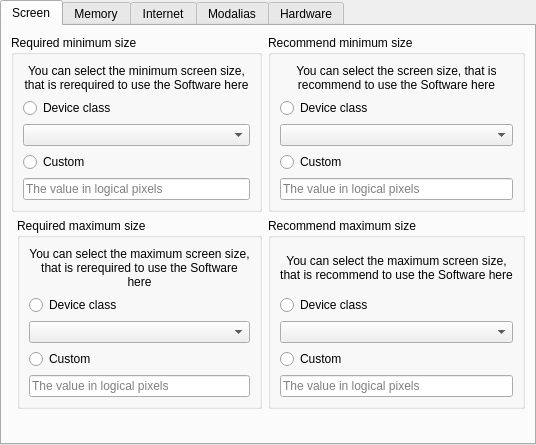
<?xml version="1.0" encoding="UTF-8"?>
<ui version="4.0">
 <class>RelationsWidget</class>
 <widget class="QWidget" name="RelationsWidget">
  <property name="geometry">
   <rect>
    <x>0</x>
    <y>0</y>
    <width>536</width>
    <height>445</height>
   </rect>
  </property>
  <property name="windowTitle">
   <string notr="true">RelationsWidget</string>
  </property>
  <layout class="QVBoxLayout" name="verticalLayout">
   <property name="leftMargin">
    <number>0</number>
   </property>
   <property name="topMargin">
    <number>0</number>
   </property>
   <property name="rightMargin">
    <number>0</number>
   </property>
   <property name="bottomMargin">
    <number>0</number>
   </property>
   <item>
    <widget class="QTabWidget" name="main_tab_widget">
     <property name="currentIndex">
      <number>0</number>
     </property>
     <widget class="QWidget" name="tab">
      <attribute name="title">
       <string>Screen</string>
      </attribute>
      <layout class="QGridLayout" name="gridLayout">
       <item row="3" column="1">
        <widget class="QGroupBox" name="groupBox_2">
         <property name="title">
          <string>Required maximum size</string>
         </property>
         <layout class="QVBoxLayout" name="verticalLayout_3">
          <item>
           <widget class="QLabel" name="label_2">
            <property name="text">
             <string>You can select the maximum screen size, that is rerequired to use the Software here</string>
            </property>
            <property name="alignment">
             <set>Qt::AlignCenter</set>
            </property>
            <property name="wordWrap">
             <bool>true</bool>
            </property>
           </widget>
          </item>
          <item>
           <widget class="QRadioButton" name="rad_screen_device_class_le_requires">
            <property name="text">
             <string>Device class</string>
            </property>
           </widget>
          </item>
          <item>
           <widget class="QComboBox" name="box_screen_device_class_le_requires"/>
          </item>
          <item>
           <widget class="QRadioButton" name="rad_screen_custom_le_requires">
            <property name="text">
             <string>Custom</string>
            </property>
           </widget>
          </item>
          <item>
           <widget class="QLineEdit" name="edit_screen_custom_le_requires">
            <property name="placeholderText">
             <string>The value in logical pixels</string>
            </property>
           </widget>
          </item>
         </layout>
        </widget>
       </item>
       <item row="3" column="2">
        <widget class="QGroupBox" name="groupBox_3">
         <property name="title">
          <string>Recommend maximum size</string>
         </property>
         <layout class="QVBoxLayout" name="verticalLayout_4">
          <item>
           <widget class="QLabel" name="label_3">
            <property name="text">
             <string>You can select the maximum screen size, that is recommend to use the Software here</string>
            </property>
            <property name="alignment">
             <set>Qt::AlignCenter</set>
            </property>
            <property name="wordWrap">
             <bool>true</bool>
            </property>
           </widget>
          </item>
          <item>
           <widget class="QRadioButton" name="rad_screen_device_class_le_recommends">
            <property name="text">
             <string>Device class</string>
            </property>
           </widget>
          </item>
          <item>
           <widget class="QComboBox" name="box_screen_device_class_le_recommends"/>
          </item>
          <item>
           <widget class="QRadioButton" name="rad_screen_custom_le_recommends">
            <property name="text">
             <string>Custom</string>
            </property>
           </widget>
          </item>
          <item>
           <widget class="QLineEdit" name="edit_screen_custom_le_recommends">
            <property name="placeholderText">
             <string>The value in logical pixels</string>
            </property>
           </widget>
          </item>
         </layout>
        </widget>
       </item>
       <item row="0" column="2">
        <widget class="QGroupBox" name="groupBox_4">
         <property name="title">
          <string>Recommend minimum size</string>
         </property>
         <layout class="QVBoxLayout" name="verticalLayout_5">
          <item>
           <widget class="QLabel" name="label_4">
            <property name="text">
             <string>You can select the screen size, that is recommend to use the Software here</string>
            </property>
            <property name="alignment">
             <set>Qt::AlignCenter</set>
            </property>
            <property name="wordWrap">
             <bool>true</bool>
            </property>
           </widget>
          </item>
          <item>
           <widget class="QRadioButton" name="rad_screen_device_class_ge_recommends">
            <property name="text">
             <string>Device class</string>
            </property>
           </widget>
          </item>
          <item>
           <widget class="QComboBox" name="box_screen_device_class_ge_recommends"/>
          </item>
          <item>
           <widget class="QRadioButton" name="rad_screen_custom_ge_recommends">
            <property name="text">
             <string>Custom</string>
            </property>
           </widget>
          </item>
          <item>
           <widget class="QLineEdit" name="edit_screen_custom_ge_recommends">
            <property name="placeholderText">
             <string>The value in logical pixels</string>
            </property>
           </widget>
          </item>
         </layout>
        </widget>
       </item>
       <item row="0" column="0" colspan="2">
        <widget class="QGroupBox" name="groupBox">
         <property name="title">
          <string>Required minimum size</string>
         </property>
         <layout class="QVBoxLayout" name="verticalLayout_2">
          <item>
           <widget class="QLabel" name="label">
            <property name="text">
             <string>You can select the minimum screen size, that is rerequired to use the Software here</string>
            </property>
            <property name="alignment">
             <set>Qt::AlignCenter</set>
            </property>
            <property name="wordWrap">
             <bool>true</bool>
            </property>
           </widget>
          </item>
          <item>
           <widget class="QRadioButton" name="rad_screen_device_class_ge_requires">
            <property name="text">
             <string>Device class</string>
            </property>
           </widget>
          </item>
          <item>
           <widget class="QComboBox" name="box_screen_device_class_ge_requires"/>
          </item>
          <item>
           <widget class="QRadioButton" name="rad_screen_custom_ge_requires">
            <property name="text">
             <string>Custom</string>
            </property>
           </widget>
          </item>
          <item>
           <widget class="QLineEdit" name="edit_screen_custom_ge_requires">
            <property name="placeholderText">
             <string>The value in logical pixels</string>
            </property>
           </widget>
          </item>
         </layout>
        </widget>
       </item>
       <item row="4" column="2">
        <spacer name="verticalSpacer">
         <property name="orientation">
          <enum>Qt::Vertical</enum>
         </property>
         <property name="sizeHint" stdset="0">
          <size>
           <width>20</width>
           <height>40</height>
          </size>
         </property>
        </spacer>
       </item>
       <item row="4" column="1">
        <spacer name="verticalSpacer_2">
         <property name="orientation">
          <enum>Qt::Vertical</enum>
         </property>
         <property name="sizeHint" stdset="0">
          <size>
           <width>20</width>
           <height>40</height>
          </size>
         </property>
        </spacer>
       </item>
      </layout>
     </widget>
     <widget class="QWidget" name="tab_2">
      <attribute name="title">
       <string>Memory</string>
      </attribute>
      <layout class="QVBoxLayout" name="verticalLayout_6">
       <item>
        <widget class="QLabel" name="label_5">
         <property name="text">
          <string>You can define the required and recommend RAM size for the Software here</string>
         </property>
         <property name="alignment">
          <set>Qt::AlignCenter</set>
         </property>
         <property name="wordWrap">
          <bool>true</bool>
         </property>
        </widget>
       </item>
       <item>
        <layout class="QGridLayout" name="gridLayout_2">
         <item row="0" column="0">
          <widget class="QLabel" name="label_6">
           <property name="text">
            <string>Required:</string>
           </property>
          </widget>
         </item>
         <item row="0" column="2">
          <widget class="QLabel" name="label_7">
           <property name="text">
            <string>MiB</string>
           </property>
          </widget>
         </item>
         <item row="0" column="1">
          <widget class="QLineEdit" name="edit_memory_requires"/>
         </item>
         <item row="1" column="0">
          <widget class="QLabel" name="label_8">
           <property name="text">
            <string>Recommend:</string>
           </property>
          </widget>
         </item>
         <item row="1" column="1">
          <widget class="QLineEdit" name="edit_memory_recommends"/>
         </item>
         <item row="1" column="2">
          <widget class="QLabel" name="label_9">
           <property name="text">
            <string>MiB</string>
           </property>
          </widget>
         </item>
        </layout>
       </item>
       <item>
        <spacer name="verticalSpacer_3">
         <property name="orientation">
          <enum>Qt::Vertical</enum>
         </property>
         <property name="sizeHint" stdset="0">
          <size>
           <width>20</width>
           <height>40</height>
          </size>
         </property>
        </spacer>
       </item>
      </layout>
     </widget>
     <widget class="QWidget" name="tab_5">
      <attribute name="title">
       <string>Internet</string>
      </attribute>
      <layout class="QVBoxLayout" name="verticalLayout_9">
       <item>
        <widget class="QLabel" name="label_12">
         <property name="text">
          <string>You can define here, if the Software needs Internet access. For more information take a look at the documentation.</string>
         </property>
         <property name="alignment">
          <set>Qt::AlignCenter</set>
         </property>
         <property name="wordWrap">
          <bool>true</bool>
         </property>
        </widget>
       </item>
       <item>
        <layout class="QGridLayout" name="gridLayout_3">
         <property name="sizeConstraint">
          <enum>QLayout::SetNoConstraint</enum>
         </property>
         <item row="1" column="1">
          <widget class="QComboBox" name="box_internet_recommends"/>
         </item>
         <item row="0" column="0">
          <widget class="QLabel" name="label_13">
           <property name="sizePolicy">
            <sizepolicy hsizetype="Fixed" vsizetype="Preferred">
             <horstretch>0</horstretch>
             <verstretch>0</verstretch>
            </sizepolicy>
           </property>
           <property name="text">
            <string>Supports:</string>
           </property>
          </widget>
         </item>
         <item row="0" column="1">
          <widget class="QComboBox" name="box_internet_supports"/>
         </item>
         <item row="2" column="1">
          <widget class="QComboBox" name="box_internet_requires"/>
         </item>
         <item row="2" column="0">
          <widget class="QLabel" name="label_15">
           <property name="sizePolicy">
            <sizepolicy hsizetype="Fixed" vsizetype="Preferred">
             <horstretch>0</horstretch>
             <verstretch>0</verstretch>
            </sizepolicy>
           </property>
           <property name="text">
            <string>Requires:</string>
           </property>
          </widget>
         </item>
         <item row="1" column="2">
          <widget class="QLabel" name="label_internet_bandwidth_recommends">
           <property name="sizePolicy">
            <sizepolicy hsizetype="Fixed" vsizetype="Preferred">
             <horstretch>0</horstretch>
             <verstretch>0</verstretch>
            </sizepolicy>
           </property>
           <property name="text">
            <string>Bandwidth:</string>
           </property>
          </widget>
         </item>
         <item row="1" column="0">
          <widget class="QLabel" name="label_14">
           <property name="sizePolicy">
            <sizepolicy hsizetype="Fixed" vsizetype="Preferred">
             <horstretch>0</horstretch>
             <verstretch>0</verstretch>
            </sizepolicy>
           </property>
           <property name="text">
            <string>Recommends:</string>
           </property>
          </widget>
         </item>
         <item row="1" column="3">
          <widget class="QLineEdit" name="edit_internet_bandwidth_recommends">
           <property name="maximumSize">
            <size>
             <width>150</width>
             <height>16777215</height>
            </size>
           </property>
          </widget>
         </item>
         <item row="1" column="4">
          <widget class="QLabel" name="label_internet_mbit_recommends">
           <property name="sizePolicy">
            <sizepolicy hsizetype="Fixed" vsizetype="Preferred">
             <horstretch>0</horstretch>
             <verstretch>0</verstretch>
            </sizepolicy>
           </property>
           <property name="text">
            <string>Mbit/s</string>
           </property>
           <property name="scaledContents">
            <bool>false</bool>
           </property>
          </widget>
         </item>
         <item row="2" column="2">
          <widget class="QLabel" name="label_internet_bandwidth_requires">
           <property name="sizePolicy">
            <sizepolicy hsizetype="Fixed" vsizetype="Preferred">
             <horstretch>0</horstretch>
             <verstretch>0</verstretch>
            </sizepolicy>
           </property>
           <property name="text">
            <string>Bandwidth:</string>
           </property>
          </widget>
         </item>
         <item row="2" column="3">
          <widget class="QLineEdit" name="edit_internet_bandwidth_requires">
           <property name="maximumSize">
            <size>
             <width>150</width>
             <height>16777215</height>
            </size>
           </property>
          </widget>
         </item>
         <item row="2" column="4">
          <widget class="QLabel" name="label_internet_mbit_requires">
           <property name="sizePolicy">
            <sizepolicy hsizetype="Fixed" vsizetype="Preferred">
             <horstretch>0</horstretch>
             <verstretch>0</verstretch>
            </sizepolicy>
           </property>
           <property name="text">
            <string>Mbit/s</string>
           </property>
           <property name="scaledContents">
            <bool>false</bool>
           </property>
          </widget>
         </item>
         <item row="0" column="2">
          <widget class="QLabel" name="label_internet_bandwidth_supports">
           <property name="sizePolicy">
            <sizepolicy hsizetype="Fixed" vsizetype="Preferred">
             <horstretch>0</horstretch>
             <verstretch>0</verstretch>
            </sizepolicy>
           </property>
           <property name="text">
            <string>Bandwidth:</string>
           </property>
          </widget>
         </item>
         <item row="0" column="4">
          <widget class="QLabel" name="label_internet_mbit_supports">
           <property name="sizePolicy">
            <sizepolicy hsizetype="Fixed" vsizetype="Preferred">
             <horstretch>0</horstretch>
             <verstretch>0</verstretch>
            </sizepolicy>
           </property>
           <property name="text">
            <string>Mbit/s</string>
           </property>
          </widget>
         </item>
         <item row="0" column="3">
          <widget class="QLineEdit" name="edit_internet_bandwidth_supports">
           <property name="maximumSize">
            <size>
             <width>150</width>
             <height>16777215</height>
            </size>
           </property>
          </widget>
         </item>
        </layout>
       </item>
       <item>
        <spacer name="verticalSpacer_4">
         <property name="orientation">
          <enum>Qt::Vertical</enum>
         </property>
         <property name="sizeHint" stdset="0">
          <size>
           <width>20</width>
           <height>40</height>
          </size>
         </property>
        </spacer>
       </item>
      </layout>
     </widget>
     <widget class="QWidget" name="tab_4">
      <attribute name="title">
       <string>Modalias</string>
      </attribute>
      <layout class="QVBoxLayout" name="verticalLayout_8">
       <item>
        <widget class="QLabel" name="label_11">
         <property name="text">
          <string>Check for specific hardware to be present via its modalias. The modalias may contain a wildcard expression.</string>
         </property>
         <property name="alignment">
          <set>Qt::AlignCenter</set>
         </property>
         <property name="wordWrap">
          <bool>true</bool>
         </property>
         <property name="openExternalLinks">
          <bool>true</bool>
         </property>
        </widget>
       </item>
       <item>
        <widget class="QTableWidget" name="modalias_table">
         <column>
          <property name="text">
           <string>Type</string>
          </property>
         </column>
         <column>
          <property name="text">
           <string>Modalias</string>
          </property>
         </column>
         <column>
          <property name="text">
           <string>Remove</string>
          </property>
         </column>
        </widget>
       </item>
       <item>
        <widget class="QPushButton" name="button_modalias_add">
         <property name="text">
          <string>Add</string>
         </property>
        </widget>
       </item>
      </layout>
     </widget>
     <widget class="QWidget" name="tab_3">
      <attribute name="title">
       <string>Hardware</string>
      </attribute>
      <layout class="QVBoxLayout" name="verticalLayout_7">
       <item>
        <widget class="QLabel" name="label_10">
         <property name="text">
          <string>If the Software need special hardware e.g. a configuration tool for a special Notebook, you can define that here. The hardware is identified with its Computer Hardware ID (CHID).</string>
         </property>
         <property name="alignment">
          <set>Qt::AlignCenter</set>
         </property>
         <property name="wordWrap">
          <bool>true</bool>
         </property>
        </widget>
       </item>
       <item>
        <widget class="QTableWidget" name="hardware_table">
         <column>
          <property name="text">
           <string>Type</string>
          </property>
         </column>
         <column>
          <property name="text">
           <string>CHID</string>
          </property>
         </column>
         <column>
          <property name="text">
           <string>Remove</string>
          </property>
         </column>
        </widget>
       </item>
       <item>
        <widget class="QPushButton" name="button_hardware_add">
         <property name="text">
          <string>Add</string>
         </property>
        </widget>
       </item>
      </layout>
     </widget>
    </widget>
   </item>
  </layout>
 </widget>
 <resources/>
 <connections/>
</ui>
